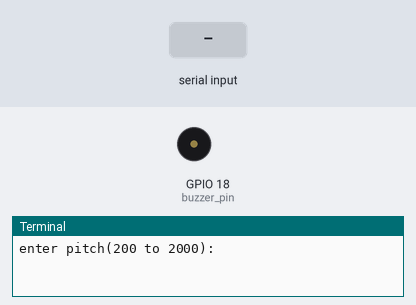
The program below on a simulated Raspberry Pi (BCM pin numbers). Parts: buzzer (waves = sounding, pin HIGH), the last lines printed to the terminal. The inputs (shaded band) are chosen by the test bench.

Above: at 1.2 s.
1.3 s: "5" typed at the terminal, then Enter
2.8 s: "90" typed at the terminal, then Enter
At 3.05 s:
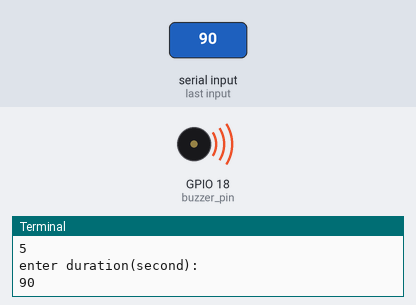
Timing chart, 0 to 11.8 s (numbered marks = the images above; inputs shaded):
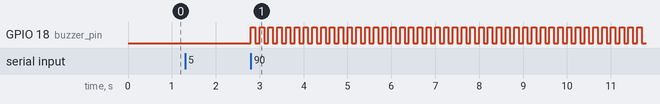

The program:

buzzer.py
```python
import RPi.GPIO as GPIO
import time
buzzer_pin=18
GPIO.setmode(GPIO.BCM)
GPIO.setup(buzzer_pin, GPIO.OUT)
def buzz(pitch, duration):
    period=1.0/pitch
    delay=period/2
    cycle=int(duration * pitch)
    for i in range(cycle):
        GPIO.output(buzzer_pin, True)
        time.sleep(delay)
        GPIO.output(buzzer_pin, False)
        time.sleep(delay)
while True:
            pitch_s=input("enter pitch(200 to 2000):")
            pitch = float(pitch_s)
            duration_s=input("enter duration(second):")
            duration= float (duration_s)
            buzz(pitch,duration)
```

Measured:
- after the input at 2.8 s, GPIO 18 (buzzer_pin): alternates HIGH for 0.10 s and LOW for 0.10 s, starting at once
